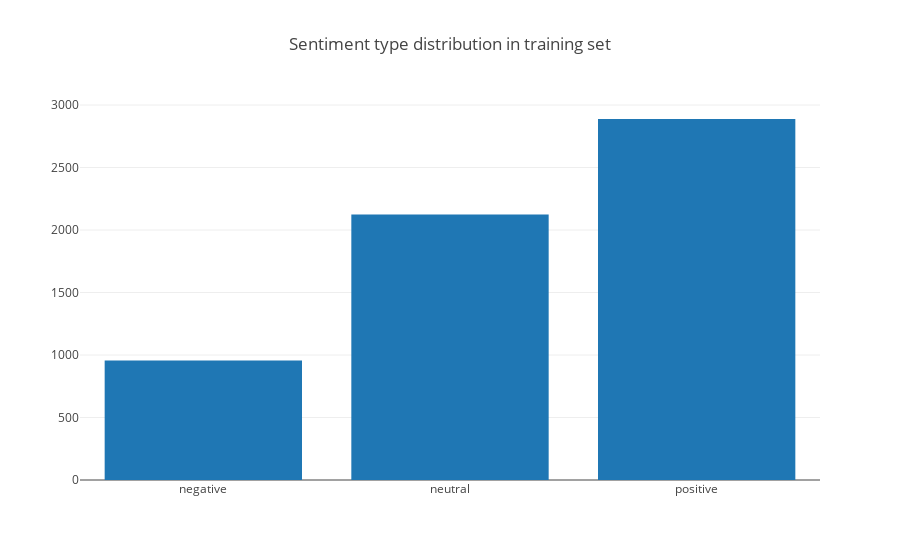

Notebook cell for this chart:
### Code cell
df = data.processed_data
neg = len(df[df["emotion"] == "negative"])
pos = len(df[df["emotion"] == "positive"])
neu = len(df[df["emotion"] == "neutral"])
dist = [
    graph_objs.Bar(
        x=["negative","neutral","positive"],
        y=[neg, neu, pos],
)]
plotly.offline.iplot({"data":dist, "layout":graph_objs.Layout(title="Sentiment type distribution in training set")})

### Figure 1 — Plotly figure (JSON) as saved in the notebook; plotly's stock layout.template omitted (floating-point values rounded to 4 significant figures)
{"data": [{"type": "bar", "x": ["negative", "neutral", "positive"], "y": [956, 2125, 2888]}], "layout": {"title": "Sentiment type distribution in training set"}}
